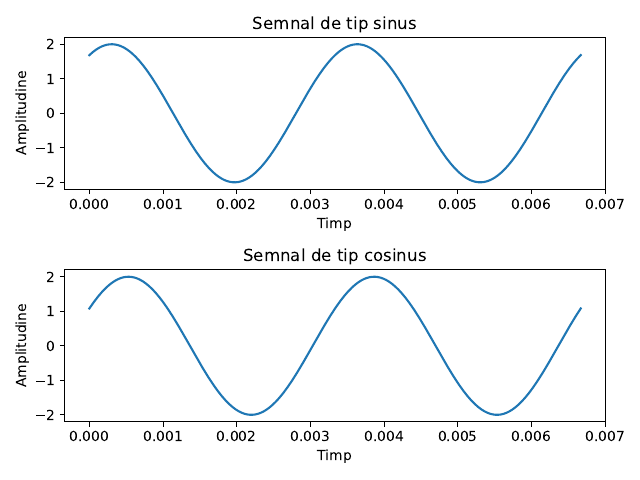

Reproduce this figure in Python.
import matplotlib.pyplot as plt
import numpy as np

fig, axs = plt.subplots(2, 1)

frequency = 300
amplitude = 2
phase = 1

nr_samples = 1600 
duration = 2.0 / frequency  
t = np.linspace(0.0, duration, nr_samples)

sin_signal = amplitude * np.sin(2 * np.pi * frequency * t + phase)
cos_signal = amplitude * np.cos(-2 * np.pi * frequency * t + phase)

axs[0].plot(t, sin_signal)
axs[0].set_title("Semnal de tip sinus")
axs[0].set_xlabel("Timp")
axs[0].set_ylabel("Amplitudine")

axs[1].plot(t, cos_signal)
axs[1].set_title("Semnal de tip cosinus")
axs[1].set_xlabel("Timp")
axs[1].set_ylabel("Amplitudine")

plt.tight_layout()
plt.savefig('ex1.pdf')
plt.show()